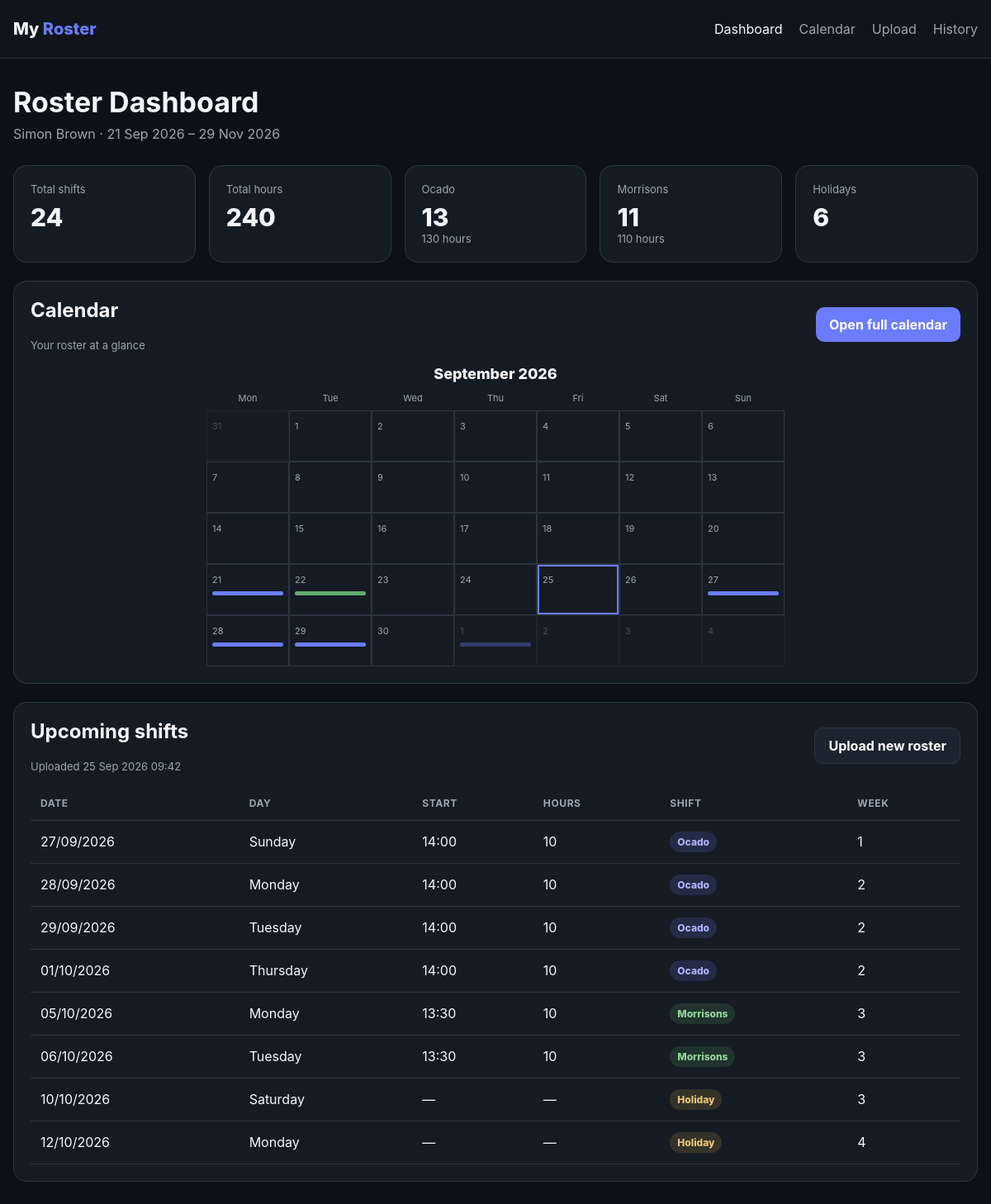
The page / on the database its author committed.
### app.py (models this page shows, shortened)
class Roster(db.Model):
    id = db.Column(db.Integer, primary_key=True)
    filename = db.Column(db.String(255), nullable=False)
    uploaded_at = db.Column(db.DateTime, default=datetime.utcnow, nullable=False)
    period_start = db.Column(db.Date, nullable=True)
    period_end = db.Column(db.Date, nullable=True)
    employee = db.Column(db.String(120), nullable=True)
    employee_number = db.Column(db.String(50), nullable=True)
    active = db.Column(db.Boolean, default=True, nullable=False)
    shifts = db.relationship(
        "Shift", backref="roster", cascade="all, delete-orphan",
        lazy=True, order_by="Shift.shift_date"
    )

class Shift(db.Model):
    id = db.Column(db.Integer, primary_key=True)
    roster_id = db.Column(db.Integer, db.ForeignKey("roster.id"), nullable=False)
    shift_date = db.Column(db.Date, nullable=False)
    day_name = db.Column(db.String(15), nullable=False)
    start_time = db.Column(db.String(5), nullable=True)
    hours = db.Column(db.Float, default=10.0, nullable=False)
    employer = db.Column(db.String(30), nullable=False)  # Ocado / Morrisons / Holiday
    week_number = db.Column(db.Integer, nullable=False)
    pay_type = db.Column(db.String(20), nullable=False, default="normal")  # normal / holiday / overtime

### app.py (the view)
@app.route("/")
def dashboard():
    roster = Roster.query.filter_by(active=True).order_by(Roster.uploaded_at.desc()).first()
    if not roster:
        return render_template("dashboard.html", roster=None, shifts=[], stats={})
    shifts = Shift.query.filter_by(roster_id=roster.id).order_by(Shift.shift_date).all()
    worked = [s for s in shifts if s.employer != "Holiday"]
    today = date.today()
    stats = {
        "total_shifts": len(worked),
        "total_hours": sum(s.hours for s in worked),
        "ocado_shifts": sum(s.employer == "Ocado" for s in worked),
        "ocado_hours": sum(s.hours for s in worked if s.employer == "Ocado"),
        "morrisons_shifts": sum(s.employer == "Morrisons" for s in worked),
        "morrisons_hours": sum(s.hours for s in worked if s.employer == "Morrisons"),
        "holidays": sum(s.employer == "Holiday" for s in shifts),
    }
    if roster.period_start <= today <= roster.period_end:
        preview_date = today
    else:
        preview_date = roster.period_start
    preview = build_calendar_data(shifts, preview_date.year, preview_date.month)
    upcoming = [s for s in shifts if s.shift_date >= today]
    upcoming_shifts = upcoming[:8]
    settings = load_settings()
    hourly_rate = settings.get("hourly_rate")
    holiday_rate = settings.get("holiday_rate", 13.66)
    overtime_rate = settings.get("overtime_rate", (hourly_rate * 1.5 if hourly_rate else 19.125))
    return render_template(
        "dashboard.html",
        roster=roster,
        shifts=shifts,
        stats=stats,
        upcoming_shifts=upcoming_shifts,
        preview_calendar_weeks=preview,
        preview_year=preview_date.year,
        preview_month=preview_date.month,
        preview_month_name=preview_date.strftime("%B"),
        weekdays=["Monday", "Tuesday", "Wednesday", "Thursday", "Friday", "Saturday", "Sunday"],
        hourly_rate=hourly_rate,
        money=money,
    )

### app.py (called while the page is built)
def build_calendar_data(shifts, year, month, holiday_requests=None):
    cal = pycalendar.Calendar(firstweekday=0)  # Monday
    weeks = []
    today = date.today()
    by_date = {}
    for shift in shifts:
        by_date.setdefault(shift.shift_date, []).append(shift)
    requests_by_date = {}
    for req in (holiday_requests or []):
        requests_by_date.setdefault(req.request_date, []).append(req)
    for week in cal.monthdatescalendar(year, month):
        cells = []
        for day_value in week:
            cells.append({
                "date": day_value,
                "in_month": day_value.month == month,
                "is_today": day_value == today,
                "events": by_date.get(day_value, []),
                "holiday_requests": requests_by_date.get(day_value, []),
            })
        weeks.append(cells)
    return weeks

### templates/dashboard.html (shortened to what this page needs)
<!doctype html>
<html lang="en">
<head><meta charset="utf-8"><meta name="viewport" content="width=device-width, initial-scale=1"><title>Roster Dashboard</title><link rel="stylesheet" href="{{ url_for('static', filename='style.css') }}"></head>
<body>
<nav><div class="container nav-inner"><div class="brand">My <span>Roster</span></div><div class="links"><a class="active" href="{{ url_for('dashboard') }}">Dashboard</a><a href="{{ url_for('calendar') }}">Calendar</a><a href="{{ url_for('upload_roster') }}">Upload</a><a href="{{ url_for('history') }}">History</a></div></div></nav>
<main><div class="container">
{% if not roster %}
<div class="card"><h1>No roster loaded</h1><p class="subtitle">Upload your first roster PDF to get started.</p><a class="btn" href="{{ url_for('upload_roster') }}">Upload roster</a></div>
{% else %}
<h1>Roster Dashboard</h1>
<div class="subtitle">{{ roster.employee or "Employee" }} · {{ roster.period_start.strftime('%d %b %Y') }} – {{ roster.period_end.strftime('%d %b %Y') }}</div>
<div class="grid stats">
<div class="card"><div class="label">Total shifts</div><div class="stat-value">{{ stats.total_shifts }}</div></div>
<div class="card"><div class="label">Total hours</div><div class="stat-value">{{ "%.0f"|format(stats.total_hours) }}</div></div>
<div class="card"><div class="label">Ocado</div><div class="stat-value">{{ stats.ocado_shifts }}</div><div class="label">{{ "%.0f"|format(stats.ocado_hours) }} hours</div></div>
<div class="card"><div class="label">Morrisons</div><div class="stat-value">{{ stats.morrisons_shifts }}</div><div class="label">{{ "%.0f"|format(stats.morrisons_hours) }} hours</div></div>
<div class="card"><div class="label">Holidays</div><div class="stat-value">{{ stats.holidays }}</div></div>
</div>
<div class="card calendar-preview">
  <div class="section-heading"><div><h2>Calendar</h2><div class="label">Your roster at a glance</div></div><a class="btn" href="{{ url_for('calendar') }}">Open full calendar</a></div>
  <div class="mini-calendar">
    <div class="mini-calendar-title">{{ preview_month_name }} {{ preview_year }}</div>
    <div class="mini-weekdays">{% for day in weekdays %}<span>{{ day[:3] }}</span>{% endfor %}</div>
    <div class="mini-grid">
      {% for week in preview_calendar_weeks %}{% for cell in week %}<div class="mini-day {% if not cell.in_month %}outside-month{% endif %} {% if cell.is_today %}today{% endif %}"><span>{{ cell.date.day }}</span>{% for event in cell.events %}<i class="mini-event {{ event.employer|lower }}"></i>{% endfor %}</div>{% endfor %}{% endfor %}
    </div>
  </div>
</div>
<div class="card" style="margin-top:22px">
<div class="section-heading"><div><h2>Upcoming shifts</h2><div class="label">Uploaded {{ roster.uploaded_at.strftime('%d %b %Y %H:%M') }}</div></div><a class="btn secondary" href="{{ url_for('upload_roster') }}">Upload new roster</a></div>
<table><thead><tr><th>Date</th><th>Day</th><th>Start</th><th>Hours</th><th>Shift</th><th>Week</th></tr></thead><tbody>
{% for s in upcoming_shifts %}
<tr><td>{{ s.shift_date.strftime('%d/%m/%Y') }}</td><td>{{ s.day_name }}</td><td>{{ s.start_time or '—' }}</td><td>{{ "%.0f"|format(s.hours) if s.hours else '—' }}</td><td><span class="badge {{ s.employer|lower }}">{{ s.employer }}</span></td><td>{{ s.week_number }}</td></tr>
{% else %}<tr><td colspan="6">No upcoming shifts in this roster.</td></tr>{% endfor %}
</tbody></table>
</div>
{% endif %}
</div></main>
</body></html>

### static/style.css (style rules this page uses)
* { box-sizing: border-box; }
:root { --bg: #0d1117; --panel: #151b23; --panel2: #1b2430; --border: #2b3542; --text: #f5f7fa; --muted: #9aa6b2; --ocado: #6c7cff; --morrisons: #5fae6d; --holiday: #d6a94c; }
body { margin:0; font-family:Inter,system-ui,-apple-system,BlinkMacSystemFont,"Segoe UI",sans-serif; background:var(--bg); color:var(--text); }
.container { width:min(1280px,calc(100% - 32px)); margin:0 auto; }
nav { border-bottom:1px solid var(--border); background:#10151c; position:sticky; top:0; z-index:10; }
.nav-inner { min-height:70px; display:flex; align-items:center; justify-content:space-between; gap:20px; }
.brand { font-weight:800; font-size:20px; }
.brand span { color:var(--ocado); }
nav a { color:var(--muted); text-decoration:none; margin-left:20px; }
nav a:hover, nav a.active { color:var(--text); }
main { padding:32px 0 60px; }
h1 { margin:0 0 8px; font-size:34px; }
h2 { margin-top:0; }
.subtitle { color:var(--muted); margin-bottom:28px; }
.grid { display:grid; gap:16px; }
.stats { grid-template-columns:repeat(5,1fr); }
.card { background:var(--panel); border:1px solid var(--border); border-radius:16px; padding:20px; }
.stat-value { font-size:30px; font-weight:800; margin-top:8px; }
.label { color:var(--muted); font-size:13px; }
.btn { display:inline-block; border:0; border-radius:10px; padding:11px 16px; background:var(--ocado); color:white; text-decoration:none; font-weight:700; cursor:pointer; }
.btn.secondary { background:var(--panel2); border:1px solid var(--border); }
table { width:100%; border-collapse:collapse; }
th,td { padding:13px 12px; border-bottom:1px solid var(--border); text-align:left; }
th { color:var(--muted); font-size:12px; text-transform:uppercase; letter-spacing:.05em; }
.badge { display:inline-flex; padding:5px 9px; border-radius:999px; font-size:12px; font-weight:800; }
.ocado { background:rgba(108,124,255,.16); color:#aab2ff; }
.morrisons { background:rgba(95,174,109,.16); color:#91d69a; }
.holiday { background:rgba(214,169,76,.16); color:#e7c775; }
.section-heading { display:flex; justify-content:space-between; align-items:center; gap:15px; margin-bottom:16px; }
.calendar-preview { margin-top:22px; }
.mini-calendar { max-width:700px; margin:auto; }
.mini-calendar-title { text-align:center; font-size:18px; font-weight:800; margin-bottom:12px; }
.mini-weekdays, .mini-grid { display:grid; grid-template-columns:repeat(7,1fr); }
.mini-weekdays span { text-align:center; color:var(--muted); font-size:11px; padding-bottom:8px; }
.mini-day { min-height:62px; border:1px solid var(--border); padding:6px; position:relative; }
.mini-day.outside-month { opacity:.35; }
.mini-day.today { box-shadow:inset 0 0 0 2px var(--ocado); }
.mini-day > span { font-size:11px; color:var(--muted); }
.mini-event { display:block; height:5px; border-radius:3px; margin-top:6px; }
.mini-event.ocado { background:var(--ocado); }
.mini-event.morrisons { background:var(--morrisons); }

### rows shown on the page
Roster: employee "Simon Brown", period_start "21 Sep 2026", period_end "29 Nov 2026", uploaded_at "25 Sep 2026 09:42"
Shift: shift_date "27/09/2026", day_name "Sunday", start_time "14:00", hours "10", employer "Ocado", week_number "1"
Shift: shift_date "28/09/2026", day_name "Monday", start_time "14:00", hours "10", employer "Ocado", week_number "2"
Shift: shift_date "29/09/2026", day_name "Tuesday", start_time "14:00", hours "10", employer "Ocado", week_number "2"
Shift: shift_date "01/10/2026", day_name "Thursday", start_time "14:00", hours "10", employer "Ocado", week_number "2"
Shift: shift_date "05/10/2026", day_name "Monday", start_time "13:30", hours "10", employer "Morrisons", week_number "3"
Shift: shift_date "06/10/2026", day_name "Tuesday", start_time "13:30", hours "10", employer "Morrisons", week_number "3"
Shift: shift_date "10/10/2026", day_name "Saturday", start_time "—", hours "—", employer "Holiday", week_number "3"
Shift: shift_date "12/10/2026", day_name "Monday", start_time "—", hours "—", employer "Holiday", week_number "4"

### other values the page prints
{{ stats.total_shifts }} "24"
{{ "%.0f"|format(stats.total_hours) }} "240"
{{ stats.ocado_shifts }} "13"
{{ "%.0f"|format(stats.ocado_hours) }} "130"
{{ stats.morrisons_shifts }} "11"
{{ "%.0f"|format(stats.morrisons_hours) }} "110"
{{ stats.holidays }} "6"
{{ day[:3] }} "Mon" "Tue" "Wed" "Thu" "Fri" "Sat" "Sun"
{{ cell.date.day }} "31" "1" "2" "3" "4" "5" "6" "7" "8" "9" "10" "11" "12" "13" "14" "15" "16" "17" "18" "19" "20" "21" "22" "23" "24" "25" "26" "27" "28" "29" "30" "1" "2" "3" "4"
